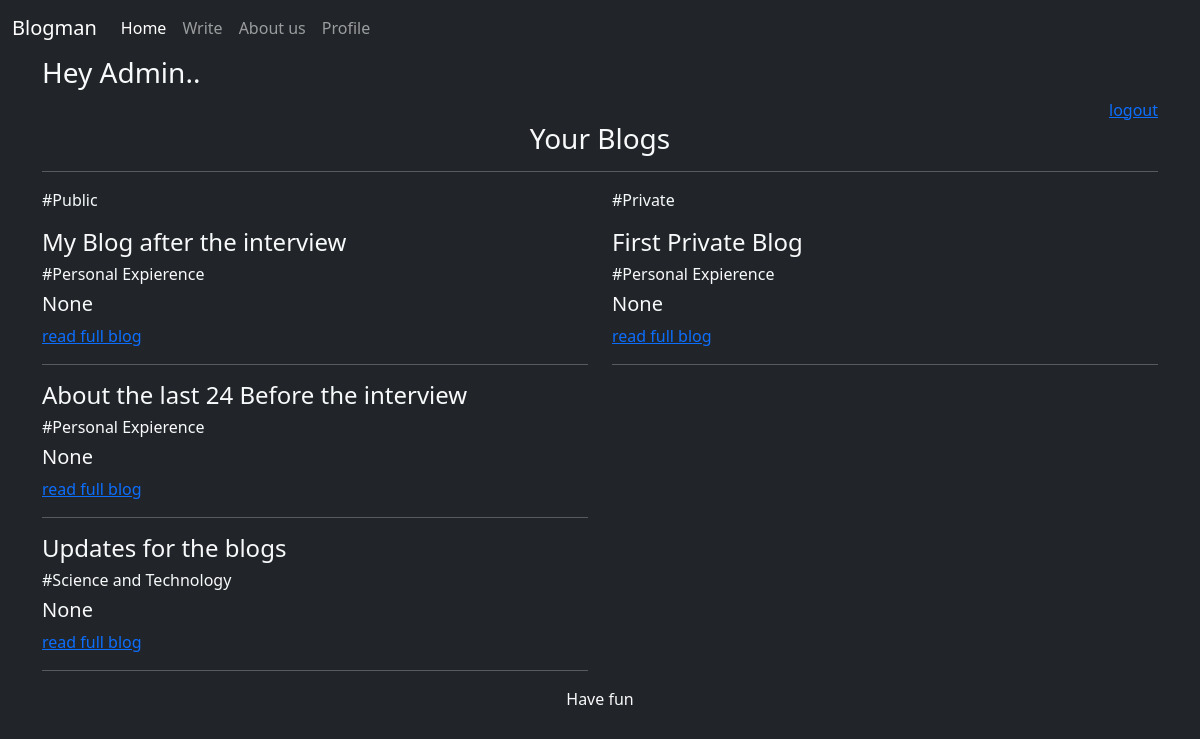
Page /profilepage (signed in) on the earlier database version.
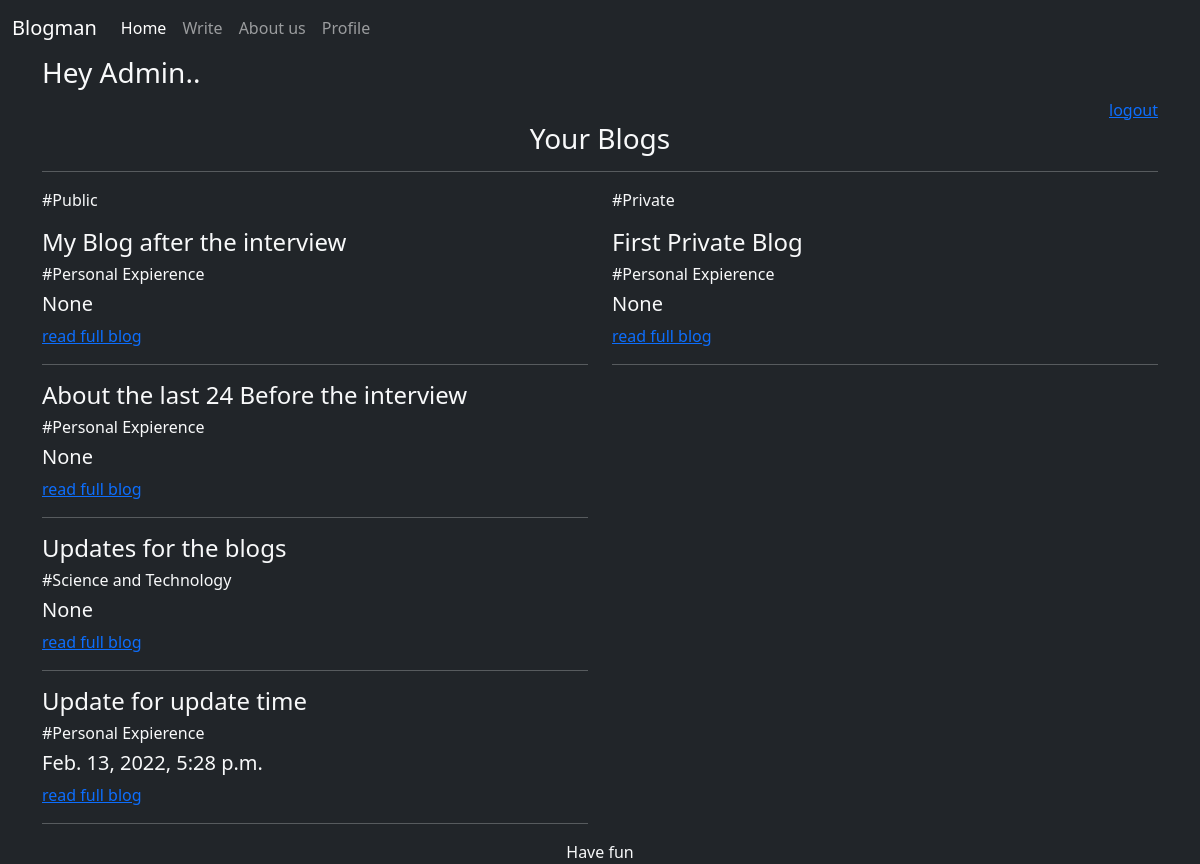
Same page on the later database version.
### blogs/models.py (models this page shows, shortened)
class Blog(models.Model):
	id = models.BigAutoField(primary_key= True)
	genre_type = [
		("Science and Technology","Science and Technology"),
		("Literature","Literature"),
		("Action","Action"),
		("Personal Expierence","Personal Expierence"),
	]
	author = models.CharField(max_length=50)
	title  = models.CharField(max_length=100)
	genre  = models.CharField(max_length = 50, blank = True, null = True, choices=genre_type)
	content= models.TextField(blank = False)
	date = models.DateTimeField(blank= False)
	update_time = models.DateTimeField(blank= False, auto_now=True)
	private= models.BooleanField(default= False)
	class Meta:
		ordering = ['date']

### blogs/views.py (the view)
# urls.py: path('profilepage',blog_views.profile,name="profile"),
@login_required
def profile(request, *agrs, **kwargs):
	obj = Blog.objects.filter(author= request.user.id)
	context={
		"Public_blogs":obj.filter(private=False),
		"Private_blogs":obj.filter(private=True)
	}
	return render(request, 'profile.html', context)

### templates/profile.html (shortened to what this page needs)
{%extends 'Base.html'%}
{%block body%}
	<div class="container">
		<h3>Hey {{request.user|capfirst}}..</h3>
		<a style="float: right" href="/logout">logout</a>
		<br>
		<center><h3> Your Blogs </h3></center>
		<hr>
		<div class="row">
			<div class="col-sm">
				<p>#Public</p>
				{%for blog in Public_blogs%}
					<div class="my-3">
						<h4>{{blog.title}}</h4>
						<h6>#{{blog.genre}}</h6>
						<h5>{{blog.date}}</h5>
						<a href="/desc/{{blog.id}}">read full blog</a>
						<hr>
					</div>
				{%endfor%}
			</div>
			<div class="col-sm">
				<p>#Private</p>
				{%for blog in Private_blogs%}
					<div class="my-3">
						<h4>{{blog.title}}</h4>
						<h6>#{{blog.genre}}</h6>
						<h5>{{blog.date}}</h5>
						<a href="/desc/{{blog.id}}">read full blog</a>
						<hr>
					</div>
				{%endfor%}
			</div>
		</div>
	</div>
{%endblock body%}

Differences in the rows shown:
added Blog: title "Update for update time", genre "Personal Expierence", date "Feb. 13, 2022, 5:28 p.m.", shown under "Your Blogs"
